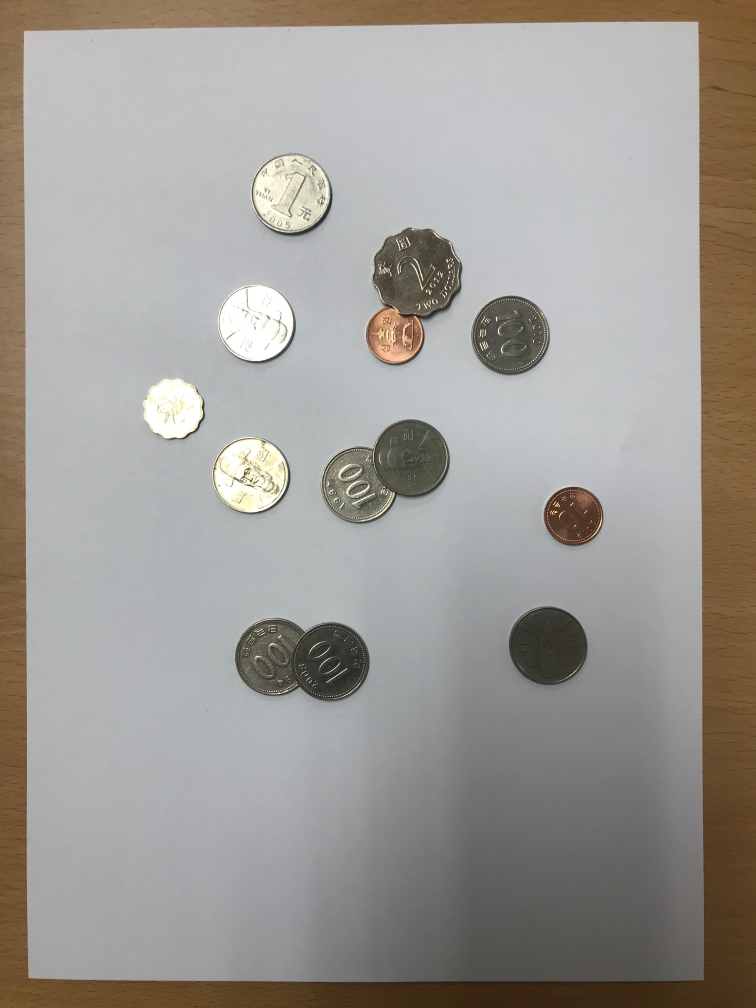
#> input picture homework/1_coin_segmeentation/resources/coin_3.jpg, 3024 x 4032 px (shown at 1/4 size)
$ jupyter execute coin_3.ipynb
#> lines starting #> are read from the running program, lines starting #| are printed output that depends on the picture
[cell 1]
import numpy as np
import cv2
from matplotlib import pyplot as plt

# load the image
img = cv2.imread('resources/coin_3.jpg')
#> img is the input picture: shape (4032, 3024, 3); mean B, G, R 149.8, 154.6, 158.1

plt.rcParams['figure.figsize'] = (4,3)

# convert image color for display
plt.imshow(cv2.cvtColor(img, cv2.COLOR_BGR2RGB))
plt.title('Original Image')
plt.show()

[cell 2]
# grey scaled image and blurred image
imS = cv2.resize(img, (1024, 1280))
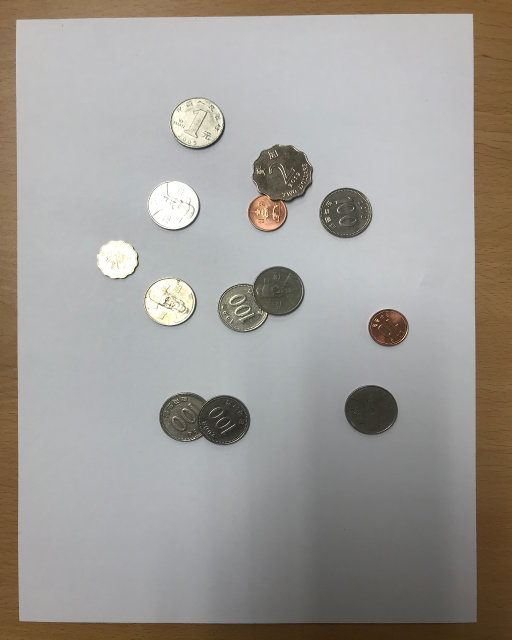
#> imS: shape (1280, 1024, 3) (shown at 1/2 size); mean B, G, R 149.8, 154.6, 158.1
imS = cv2.medianBlur(imS,5)

# convert to gray
gray = cv2.cvtColor(imS, cv2.COLOR_BGR2GRAY)
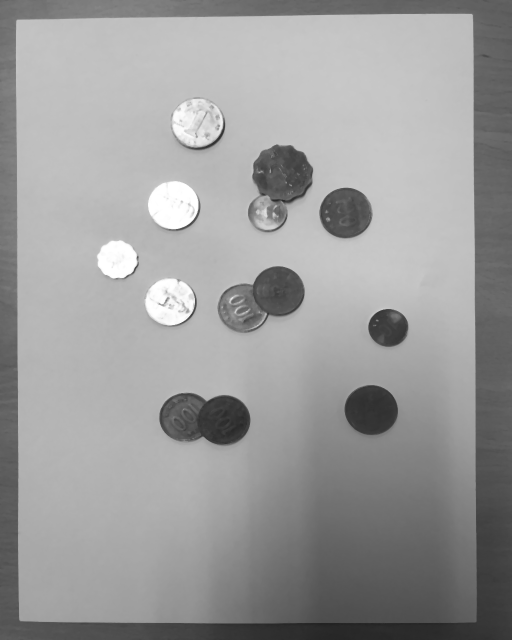
#> gray: shape (1280, 1024) (shown at 1/2 size); min 33, max 255, mean 155.1

# blur the image using gaussian blur
gray_blur = cv2.GaussianBlur(gray, (23, 23), 0)

plt.rcParams['figure.figsize'] = (4,3)
plt.imshow(gray_blur, cmap='gray')
plt.title('Blurred Gray Image')
plt.show()

[cell 3]
# draw the circles
circles = cv2.HoughCircles(gray_blur,cv2.HOUGH_GRADIENT,1.1,70,param1=55,param2=33,minRadius=0,maxRadius=0)
#> circles = 13 rows, first 8: [689.2, 426.2, 49.94], [395.5, 242.6, 49.83], [739.8, 819, 49.61], [556, 585.8, 52.91], [234.9, 518.7, 37.4], [347.1, 407.6, 48.95], [363.6, 834.4, 46.31], [775, 655, 38.28]

circles = np.uint16(np.around(circles))
#> circles = 13 rows, first 8: [689, 426, 50], [395, 243, 50], [740, 819, 50], [556, 586, 53], [235, 519, 37], [347, 408, 49], [364, 834, 46], [775, 655, 38]
n=1
for i in circles[0,:]:
    # draw the outer circle
    cv2.circle(imS,(i[0],i[1]),i[2],(0,255,0),2)
    # draw the center of the circle
    cv2.circle(imS,(i[0],i[1]),2,(0,0,255),3)
    n+=1
#> this loop made 13 passes
#> i on passes 1 to 12: [689, 426, 50], [395, 243, 50], [740, 819, 50], [556, 586, 53], [235, 519, 37], [347, 408, 49], [364, 834, 46], [775, 655, 38], [483, 617, 49], [448, 843, 53], [342, 601, 47], [536, 426, 40]
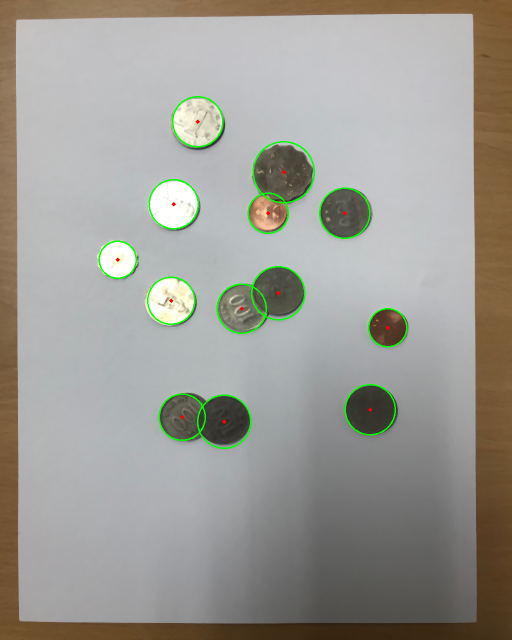
#> imS: shape (1280, 1024, 3) (shown at 1/2 size); mean B, G, R 148.5, 155.4, 156.8
#> after the loop, n = 14

plt.rcParams['figure.figsize'] = (16,9)
plt.imshow(cv2.cvtColor(imS, cv2.COLOR_BGR2RGB))
plt.title("Final Result")
plt.show()

print("# coins : " + str(circles.shape[1]))
#| # coins : 13

$ run again, with homework/1_coin_segmeentation/resources/coin_1.jpg copied over homework/1_coin_segmeentation/resources/coin_3.jpg
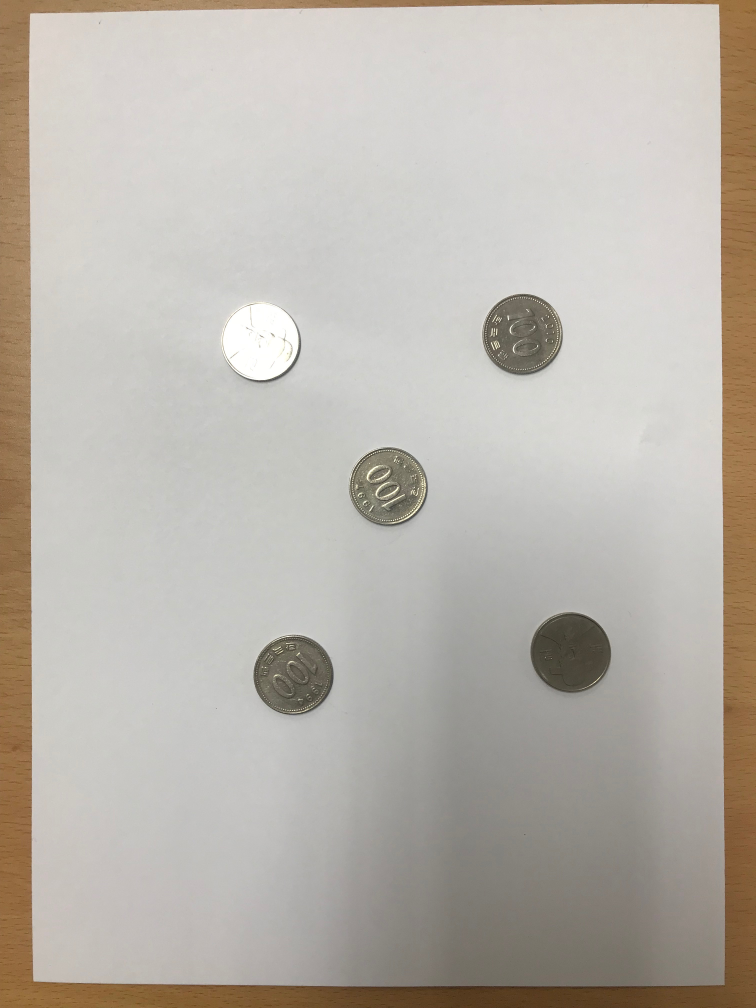
#> input picture homework/1_coin_segmeentation/resources/coin_1.jpg, 3024 x 4032 px (shown at 1/4 size)
#> img is the input picture: shape (4032, 3024, 3); mean B, G, R 171.9, 180, 185.8
#> `gray = cv2.cvtColor(imS, cv2.COLOR_BGR2GRAY)`:
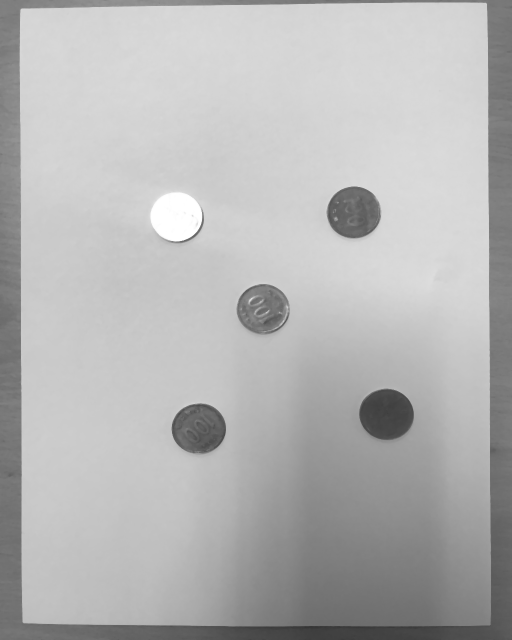
#> gray: shape (1280, 1024) (shown at 1/2 size); min 52, max 255, mean 180.8
#> `circles = cv2.HoughCircles(gray_blur,cv2.HOUGH_GRADIENT,1.1,70,param1=..`: circles = [[704.5, 425.2, 50.82], [391.1, 857.5, 47.96], [770.5, 827.8, 51.37], [351.5, 429.6, 51.26], [526.4, 622, 54.01]]
#> `circles = np.uint16(np.around(circles))`: circles = [[705, 425, 51], [391, 857, 48], [771, 828, 51], [351, 430, 51], [526, 622, 54]]
#> the loop `for i in circles[0,:]:` made 5 passes
#> after the loop `for i in circles[0,:]:`:
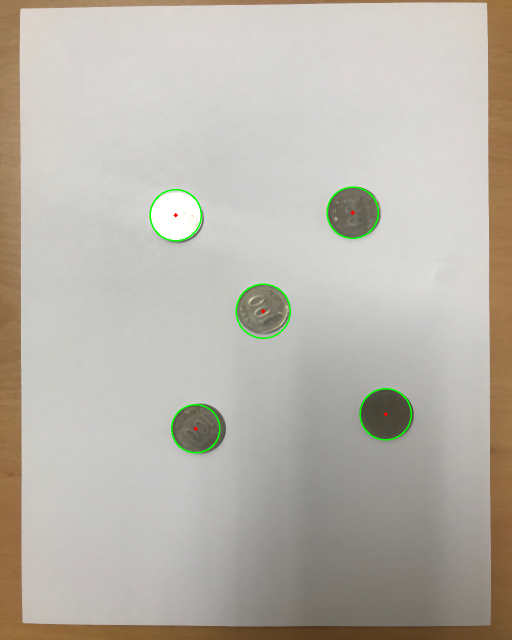
#> imS: shape (1280, 1024, 3) (shown at 1/2 size); mean B, G, R 171.3, 180.3, 185.2
#> after the loop `for i in circles[0,:]:`: n = 6
#| # coins : 5

$ run again, with homework/1_coin_segmeentation/resources/coin_4.jpg copied over homework/1_coin_segmeentation/resources/coin_3.jpg
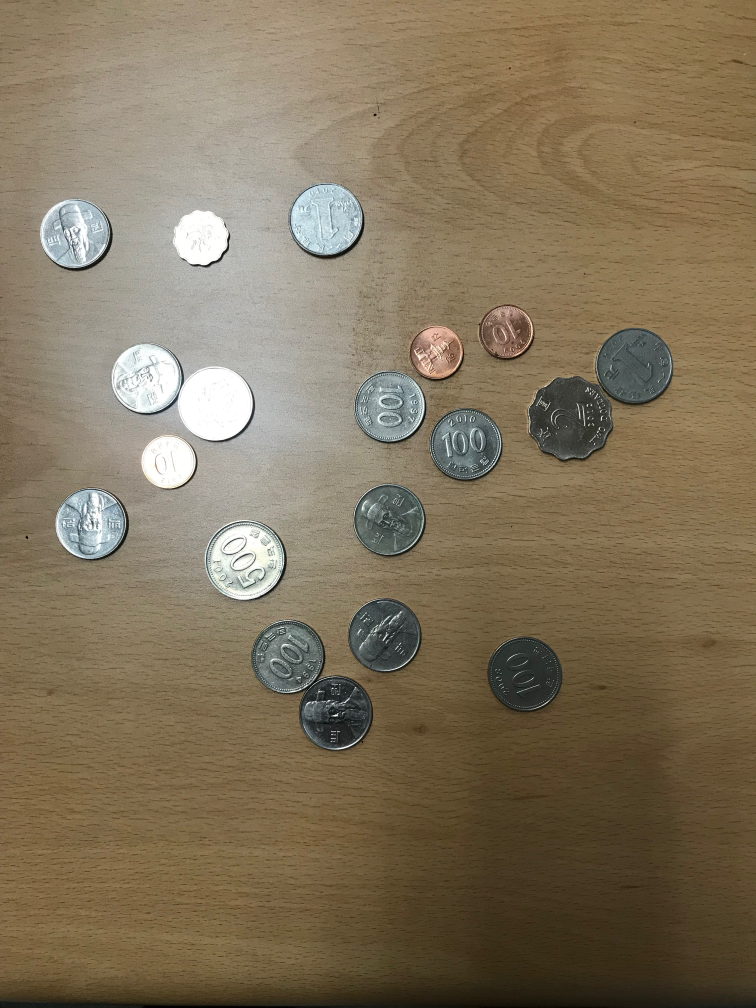
#> input picture homework/1_coin_segmeentation/resources/coin_4.jpg, 3024 x 4032 px (shown at 1/4 size)
#> img is the input picture: shape (4032, 3024, 3); mean B, G, R 91, 115.2, 129.4
#> `gray = cv2.cvtColor(imS, cv2.COLOR_BGR2GRAY)`:
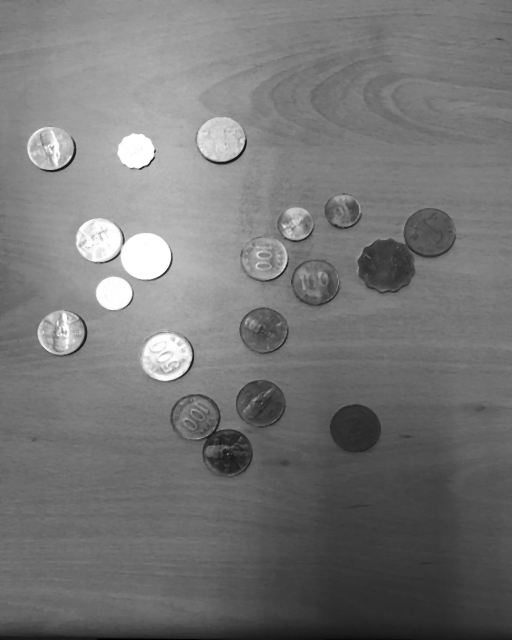
#> gray: shape (1280, 1024) (shown at 1/2 size); min 0, max 255, mean 117.3
#> `circles = cv2.HoughCircles(gray_blur,cv2.HOUGH_GRADIENT,1.1,70,param1=..`: circles = [[195.2, 479.1, 43.23], [336.1, 712.2, 45.43], [445, 280, 50.27], [294.2, 511, 46.09], [129.2, 665, 46.42], [272.2, 299.8, 34.1], [227.2, 583.5, 35.42], [96.25, 296.5, 42.9], [528.5, 513.2, 44.66], [525.2, 660.5, 47.63], [858.6, 464.8, 52.36], [591.2, 447.2, 31.13]]
#> `circles = np.uint16(np.around(circles))`: circles = [[195, 479, 43], [336, 712, 45], [445, 280, 50], [294, 511, 46], [129, 665, 46], [272, 300, 34], [227, 584, 35], [96, 296, 43], [529, 513, 45], [525, 661, 48], [859, 465, 52], [591, 447, 31]]
#> the loop `for i in circles[0,:]:` made 12 passes
#> after the loop `for i in circles[0,:]:`:
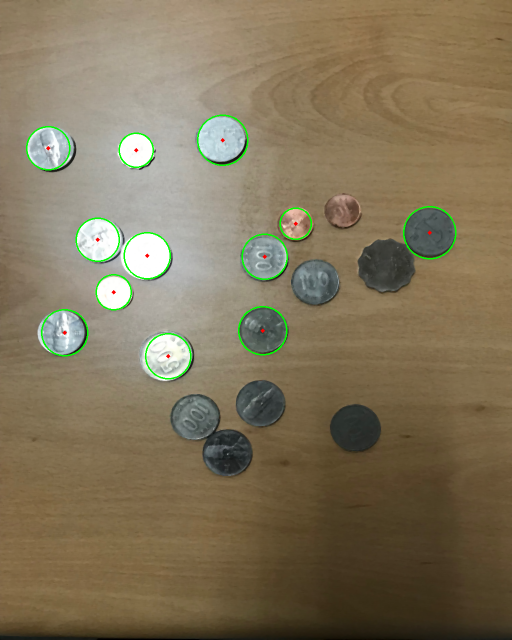
#> imS: shape (1280, 1024, 3) (shown at 1/2 size); mean B, G, R 90.3, 116.3, 128.7
#> after the loop `for i in circles[0,:]:`: n = 13
#| # coins : 12
